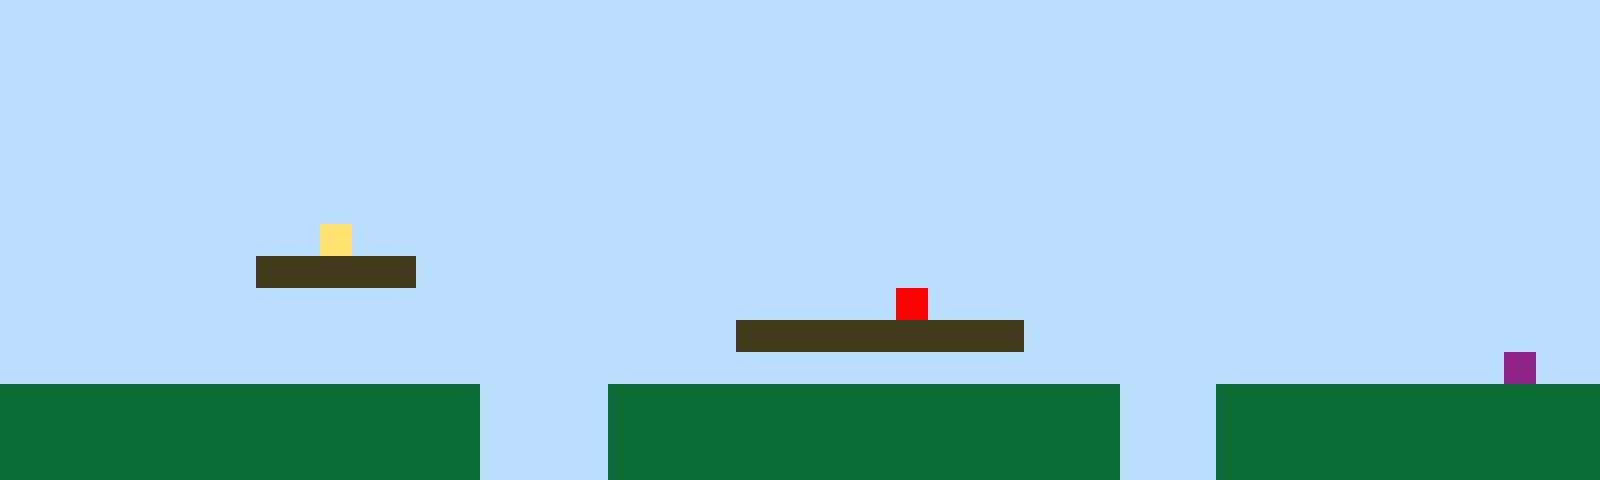

Below is a game level as drawn by its tile map, then a one-line description and the .tmx file that defines it, in full:
An orthogonal 50x15 tile map with 32x32 px tiles, 1 tile layer (Tile Layer 1).

<map version="1.10" tiledversion="1.11.2" orientation="orthogonal" renderorder="right-up" width="50" height="15" tilewidth="32" tileheight="32" infinite="0" nextlayerid="2" nextobjectid="1"><editorsettings><export target="map1.csv" format="csv" /></editorsettings><tileset firstgid="1" name="sprites" tilewidth="32" tileheight="32" tilecount="6" columns="3"><image source="sprites.png" width="96" height="64" /></tileset><layer id="1" name="Tile Layer 1" width="50" height="15"><data encoding="csv">1,1,1,1,1,1,1,1,1,1,1,1,1,1,1,1,1,1,1,1,1,1,1,1,1,1,1,1,1,1,1,1,1,1,1,1,1,1,1,1,1,1,1,1,1,1,1,1,1,1,1,1,1,1,1,1,1,1,1,1,1,1,1,1,1,1,1,1,1,1,1,1,1,1,1,1,1,1,1,1,1,1,1,1,1,1,1,1,1,1,1,1,1,1,1,1,1,1,1,1,1,1,1,1,1,1,1,1,1,1,1,1,1,1,1,1,1,1,1,1,1,1,1,1,1,1,1,1,1,1,1,1,1,1,1,1,1,1,1,1,1,1,1,1,1,1,1,1,1,1,1,1,1,1,1,1,1,1,1,1,1,1,1,1,1,1,1,1,1,1,1,1,1,1,1,1,1,1,1,1,1,1,1,1,1,1,1,1,1,1,1,1,1,1,1,1,1,1,1,1,1,1,1,1,1,1,1,1,1,1,1,1,1,1,1,1,1,1,1,1,1,1,1,1,1,1,1,1,1,1,1,1,1,1,1,1,1,1,1,1,1,1,1,1,1,1,1,1,1,1,1,1,1,1,1,1,1,1,1,1,1,1,1,1,1,1,1,1,1,1,1,1,1,1,1,1,1,1,1,1,1,1,1,1,1,1,1,1,1,1,1,1,1,1,1,1,1,1,1,1,1,1,1,1,1,1,1,1,1,1,1,1,1,1,1,1,1,1,1,1,1,1,1,1,1,1,1,1,1,1,1,1,1,1,1,1,1,1,1,1,1,1,1,1,1,1,1,1,1,1,1,1,1,1,1,1,1,1,1,1,4,1,1,1,1,1,1,1,1,1,1,1,1,1,1,1,1,1,1,1,1,1,1,1,1,1,1,1,1,1,1,1,1,1,1,1,1,1,1,1,1,1,1,1,1,1,1,1,3,3,3,3,3,1,1,1,1,1,1,1,1,1,1,1,1,1,1,1,1,1,1,1,1,1,1,1,1,1,1,1,1,1,1,1,1,1,1,1,1,1,1,1,1,1,1,1,1,1,1,1,1,1,1,1,1,1,1,1,1,1,1,1,1,1,1,1,1,1,5,1,1,1,1,1,1,1,1,1,1,1,1,1,1,1,1,1,1,1,1,1,1,1,1,1,1,1,1,1,1,1,1,1,1,1,1,1,1,1,1,1,1,1,1,3,3,3,3,3,3,3,3,3,1,1,1,1,1,1,1,1,1,1,1,1,1,1,1,1,1,1,1,1,1,1,1,1,1,1,1,1,1,1,1,1,1,1,1,1,1,1,1,1,1,1,1,1,1,1,1,1,1,1,1,1,1,1,1,1,1,1,1,1,1,1,1,1,1,6,1,1,2,2,2,2,2,2,2,2,2,2,2,2,2,2,2,1,1,1,1,2,2,2,2,2,2,2,2,2,2,2,2,2,2,2,2,1,1,1,2,2,2,2,2,2,2,2,2,2,2,2,2,2,2,2,2,2,2,2,2,2,2,2,2,2,2,1,1,1,1,2,2,2,2,2,2,2,2,2,2,2,2,2,2,2,2,1,1,1,2,2,2,2,2,2,2,2,2,2,2,2,2,2,2,2,2,2,2,2,2,2,2,2,2,2,2,1,1,1,1,2,2,2,2,2,2,2,2,2,2,2,2,2,2,2,2,1,1,1,2,2,2,2,2,2,2,2,2,2,2,2</data></layer></map>
